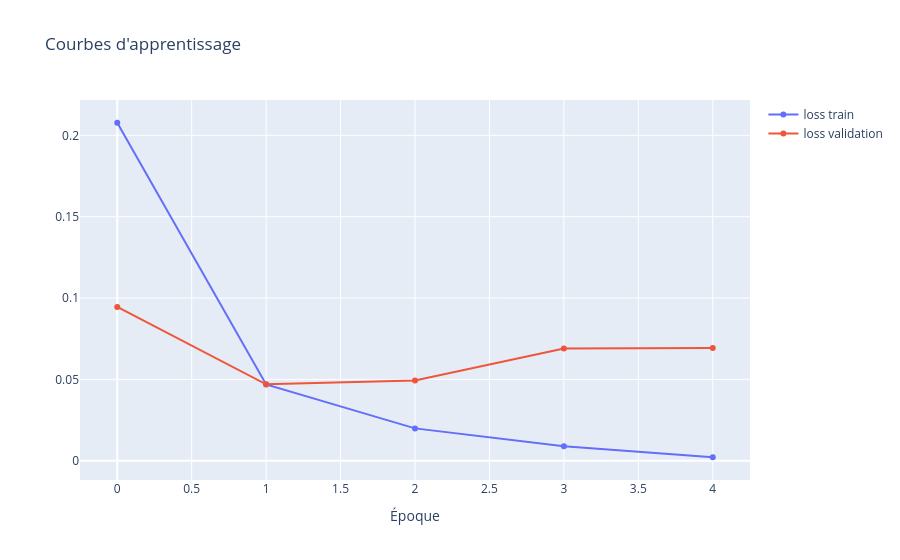

Write notebook code for a chart like this one.
### Code cell
import plotly.graph_objects as go

fig = go.Figure()
fig.add_trace(go.Scatter(y=history.history["loss"], name="loss train"))
fig.add_trace(go.Scatter(y=history.history["val_loss"], name="loss validation"))
fig.update_layout(title="Courbes d'apprentissage", xaxis_title="Époque")
fig.show()

### Figure 1 — Plotly figure (JSON) as saved in the notebook; plotly's stock layout.template omitted (floating-point values rounded to 4 significant figures)
{"data": [{"name": "loss train", "type": "scatter", "y": [0.2077, 0.04687, 0.0199, 0.008902, 0.00217]}, {"name": "loss validation", "type": "scatter", "y": [0.09452, 0.04699, 0.04931, 0.06904, 0.06931]}], "layout": {"title": {"text": "Courbes d'apprentissage"}, "xaxis": {"title": {"text": "Époque"}}}}
